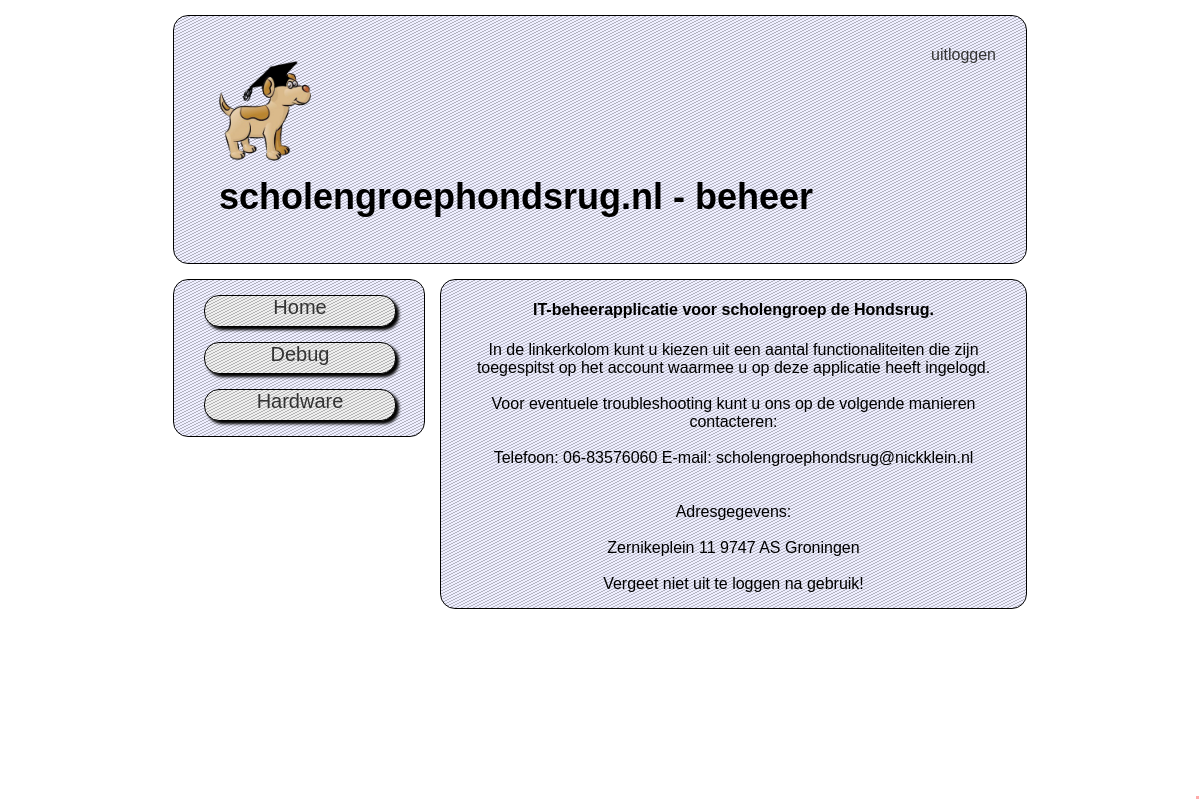
The page / (signed in) on the database its author committed.
### tables this page shows
CREATE TABLE IF NOT EXISTS `cms_pagina` (
  `pagina_Id` int(11) NOT NULL AUTO_INCREMENT,
  `menuText` varchar(32) DEFAULT NULL,
  `slug` varchar(32) NOT NULL,
  `file` varchar(64) NOT NULL,
  `inMenu` tinyint(1) NOT NULL DEFAULT '1',
  PRIMARY KEY (`pagina_Id`),
  UNIQUE KEY `slug` (`slug`)
);

### inc/functions.inc.php (called while the page is built, shortened)
<?php
function hasPageAcces($pageId)
{
    if(isset($_SESSION["gebruikerslevel"]))
    {
        if($_SESSION["gebruikerslevel"]==5) return true;
    }
    return false;
}

### index.php (the view, shortened to what this page needs)
<?php
include 'inc/database.inc.php';
include 'inc/functions.inc.php';
if(isset($_GET["action"]))
{
    $action=$mysqli->real_escape_string(strip_tags($_GET["action"]));
}
else $action = "home";
?>
<!DOCTYPE html PUBLIC "-//W3C//DTD XHTML 1.0 Transitional//EN" "http://www.w3.org/TR/xhtml1/DTD/xhtml1-transitional.dtd">
<html xmlns="http://www.w3.org/1999/xhtml">
<head>
<link href="style.css" rel="stylesheet" type="text/css" />
</head>
<body>
    <div id="page-wrapper">
    	<div id="header-container">
        <div class="clearfix">
        <div class="headerlogin">
            <?php
            if($action!="inloggen"||$action!="uitloggen")
            if(isset($_SESSION["auth"]))
            {
                echo '<a href="?action=logout">uitloggen</a>';
            }
            else
            {
                echo '<a href="?action=login">inloggen</a>';
            }
            ?>
        </div>
        <img class="logo" src="img/logo.png" alt="logo" />
        <h1 class="headertitle">scholengroephondsrug.nl - beheer</h1>
        </div>
        </div>
    	<div id="menu-container">
            <div class="clearfix">
            <?php
            $sql = "SELECT * FROM `cms_pagina` WHERE `inMenu` = 1";
            $result = $mysqli->query($sql);
            while($row = $result->fetch_assoc())
            {
                if(hasPageAcces($row["pagina_Id"]))
                {
                    echo '<a href="?action='.$row["slug"].'"><div class="menu-item">'.$row["menuText"].'</div></a>';
                }
            }
            ?>
            </div>
        </div>
        <div id="content-wrapper">
            <div class="clearfix">
            <?php
                if(isset($_GET["action"]))
                {
                    $action=$mysqli->real_escape_string(strip_tags($_GET["action"]));
                }
                else $action = "home";
                if($action=="logout")
                {
                    echo "U bent uitgelogd";
                }
            ?>
            </div>
        </div>
    </div>
</body>
</html>

### style.css (style rules this page uses)
body { margin:0px; font-family:Arial, Helvetica, sans-serif; }
h1.headertitle { font-size:36px; margin:15px; }
div.menu-item { font-size:20px; margin:15px; background-color:#eee; background-image:url(img/backgroundimage.png); border: thin black solid; border-radius:15px; height:30px; width:190px; text-align:center; text-decoration:none; vertical-align:middle; box-shadow: 3px 3px 3px 0px #000; }
#page-wrapper { overflow:hidden; width:854px; margin-left: auto; margin-right: auto; padding-top:15px; }
#header-container { vertical-align:top; padding:15px; border-radius:15px; background-color:#eef; background-image:url(img/backgroundimage.png); border: thin black solid; }
.headertitle { display:inline-block; }
.logo { height:100px; margin-left:15px; margin-top:15px; }
.headerlogin { float: right; display: inline-block; }
#menu-container { width:250px; overflow:hidden; float:left; border-radius:15px; background-color:#eef; background-image:url(img/backgroundimage.png); border: thin black solid; margin-top:15px; }
#content-wrapper { width:585px; overflow:hidden; float:left; border-radius:15px; background-color:#eef; background-image:url(img/backgroundimage.png); border: thin black solid; margin-top:15px; margin-left:15px; }
.clearfix { margin:15px; }
a:link, a:visited, a:hover, a:active { color:#333; text-decoration:none; }

### rows shown on the page
cms_pagina: menuText "Home"
cms_pagina: menuText "Debug"
cms_pagina: menuText "Hardware"
